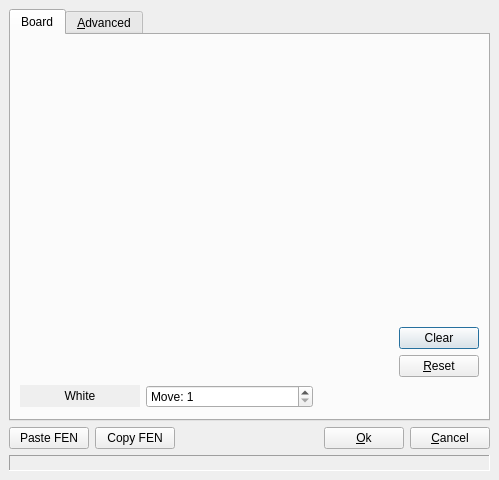
<?xml version="1.0" encoding="UTF-8"?>
<ui version="4.0">
 <class>BoardSetupDialog</class>
 <widget class="QDialog" name="BoardSetupDialog">
  <property name="geometry">
   <rect>
    <x>0</x>
    <y>0</y>
    <width>499</width>
    <height>480</height>
   </rect>
  </property>
  <property name="windowTitle">
   <string>Setup position</string>
  </property>
  <layout class="QGridLayout">
   <property name="margin">
    <number>9</number>
   </property>
   <property name="spacing">
    <number>6</number>
   </property>
   <item row="0" column="0">
    <widget class="QTabWidget" name="tabWidget">
     <property name="currentIndex">
      <number>0</number>
     </property>
     <widget class="QWidget" name="boardTab">
      <attribute name="title">
       <string>Board</string>
      </attribute>
      <layout class="QGridLayout">
       <property name="margin">
        <number>9</number>
       </property>
       <property name="spacing">
        <number>6</number>
       </property>
       <item row="0" column="1">
        <layout class="QVBoxLayout">
         <property name="spacing">
          <number>6</number>
         </property>
         <property name="margin">
          <number>0</number>
         </property>
         <item>
          <widget class="QWidget" name="buttonWidget" native="true"/>
         </item>
         <item>
          <spacer>
           <property name="orientation">
            <enum>Qt::Vertical</enum>
           </property>
           <property name="sizeType">
            <enum>QSizePolicy::Preferred</enum>
           </property>
           <property name="sizeHint" stdset="0">
            <size>
             <width>75</width>
             <height>161</height>
            </size>
           </property>
          </spacer>
         </item>
         <item>
          <widget class="QPushButton" name="clearButton">
           <property name="text">
            <string>Clear</string>
           </property>
          </widget>
         </item>
         <item>
          <widget class="QPushButton" name="resetButton">
           <property name="text">
            <string>&amp;Reset</string>
           </property>
          </widget>
         </item>
        </layout>
       </item>
       <item row="1" column="0" colspan="2">
        <layout class="QHBoxLayout">
         <property name="spacing">
          <number>6</number>
         </property>
         <property name="margin">
          <number>0</number>
         </property>
         <item>
          <widget class="QPushButton" name="toMoveButton">
           <property name="sizePolicy">
            <sizepolicy hsizetype="Fixed" vsizetype="Fixed">
             <horstretch>0</horstretch>
             <verstretch>0</verstretch>
            </sizepolicy>
           </property>
           <property name="minimumSize">
            <size>
             <width>120</width>
             <height>0</height>
            </size>
           </property>
           <property name="autoFillBackground">
            <bool>true</bool>
           </property>
           <property name="text">
            <string>White</string>
           </property>
           <property name="flat">
            <bool>true</bool>
           </property>
          </widget>
         </item>
         <item>
          <widget class="QSpinBox" name="moveSpin">
           <property name="sizePolicy">
            <sizepolicy hsizetype="MinimumExpanding" vsizetype="Fixed">
             <horstretch>0</horstretch>
             <verstretch>0</verstretch>
            </sizepolicy>
           </property>
           <property name="prefix">
            <string>Move: </string>
           </property>
           <property name="minimum">
            <number>1</number>
           </property>
           <property name="maximum">
            <number>300</number>
           </property>
           <property name="value">
            <number>1</number>
           </property>
          </widget>
         </item>
         <item>
          <spacer>
           <property name="orientation">
            <enum>Qt::Horizontal</enum>
           </property>
           <property name="sizeType">
            <enum>QSizePolicy::Expanding</enum>
           </property>
           <property name="sizeHint" stdset="0">
            <size>
             <width>61</width>
             <height>27</height>
            </size>
           </property>
          </spacer>
         </item>
        </layout>
       </item>
       <item row="0" column="0">
        <widget class="BoardView" name="boardView" native="true">
         <property name="sizePolicy">
          <sizepolicy hsizetype="MinimumExpanding" vsizetype="MinimumExpanding">
           <horstretch>0</horstretch>
           <verstretch>0</verstretch>
          </sizepolicy>
         </property>
        </widget>
       </item>
      </layout>
     </widget>
     <widget class="QWidget" name="advancedTab">
      <attribute name="title">
       <string>&amp;Advanced</string>
      </attribute>
      <layout class="QGridLayout">
       <property name="margin">
        <number>9</number>
       </property>
       <property name="spacing">
        <number>6</number>
       </property>
       <item row="2" column="1">
        <widget class="QSpinBox" name="halfmoveSpin">
         <property name="sizePolicy">
          <sizepolicy hsizetype="Fixed" vsizetype="Fixed">
           <horstretch>0</horstretch>
           <verstretch>0</verstretch>
          </sizepolicy>
         </property>
         <property name="prefix">
          <string>Ply: </string>
         </property>
         <property name="minimum">
          <number>0</number>
         </property>
         <property name="maximum">
          <number>100</number>
         </property>
         <property name="value">
          <number>0</number>
         </property>
        </widget>
       </item>
       <item row="2" column="2">
        <spacer>
         <property name="orientation">
          <enum>Qt::Horizontal</enum>
         </property>
         <property name="sizeHint" stdset="0">
          <size>
           <width>40</width>
           <height>20</height>
          </size>
         </property>
        </spacer>
       </item>
       <item row="1" column="2">
        <spacer>
         <property name="orientation">
          <enum>Qt::Horizontal</enum>
         </property>
         <property name="sizeHint" stdset="0">
          <size>
           <width>40</width>
           <height>20</height>
          </size>
         </property>
        </spacer>
       </item>
       <item row="1" column="0">
        <widget class="QLabel" name="label">
         <property name="text">
          <string>En passant file:</string>
         </property>
        </widget>
       </item>
       <item row="0" column="0" colspan="3">
        <widget class="QGroupBox" name="groupBox">
         <property name="title">
          <string>Castling rights</string>
         </property>
         <layout class="QGridLayout">
          <property name="margin">
           <number>9</number>
          </property>
          <property name="spacing">
           <number>6</number>
          </property>
          <item row="0" column="1">
           <widget class="QCheckBox" name="bkCastleCheck">
            <property name="text">
             <string>Black O-O</string>
            </property>
           </widget>
          </item>
          <item row="1" column="0">
           <widget class="QCheckBox" name="wqCastleCheck">
            <property name="text">
             <string>White O-O-O</string>
            </property>
           </widget>
          </item>
          <item row="0" column="0">
           <widget class="QCheckBox" name="wkCastleCheck">
            <property name="text">
             <string>White O-O</string>
            </property>
           </widget>
          </item>
          <item row="1" column="1">
           <widget class="QCheckBox" name="bqCastleCheck">
            <property name="text">
             <string>Black O-O-O</string>
            </property>
           </widget>
          </item>
         </layout>
        </widget>
       </item>
       <item row="1" column="1">
        <widget class="QComboBox" name="epCombo">
         <property name="currentIndex">
          <number>0</number>
         </property>
         <item>
          <property name="text">
           <string>-</string>
          </property>
         </item>
         <item>
          <property name="text">
           <string>a</string>
          </property>
         </item>
         <item>
          <property name="text">
           <string>b</string>
          </property>
         </item>
         <item>
          <property name="text">
           <string>c</string>
          </property>
         </item>
         <item>
          <property name="text">
           <string>d</string>
          </property>
         </item>
         <item>
          <property name="text">
           <string>e</string>
          </property>
         </item>
         <item>
          <property name="text">
           <string>f</string>
          </property>
         </item>
         <item>
          <property name="text">
           <string>g</string>
          </property>
         </item>
         <item>
          <property name="text">
           <string>h</string>
          </property>
         </item>
        </widget>
       </item>
       <item row="2" column="0">
        <widget class="QLabel" name="label_2">
         <property name="text">
          <string>Halfmove clock:</string>
         </property>
        </widget>
       </item>
       <item row="3" column="1">
        <spacer>
         <property name="orientation">
          <enum>Qt::Vertical</enum>
         </property>
         <property name="sizeHint" stdset="0">
          <size>
           <width>20</width>
           <height>40</height>
          </size>
         </property>
        </spacer>
       </item>
      </layout>
     </widget>
    </widget>
   </item>
   <item row="1" column="0">
    <layout class="QHBoxLayout">
     <property name="spacing">
      <number>6</number>
     </property>
     <property name="margin">
      <number>0</number>
     </property>
     <item>
      <widget class="QPushButton" name="pasteButton">
       <property name="text">
        <string>Paste FEN</string>
       </property>
      </widget>
     </item>
     <item>
      <widget class="QPushButton" name="copyButton">
       <property name="text">
        <string>Copy FEN</string>
       </property>
      </widget>
     </item>
     <item>
      <spacer>
       <property name="orientation">
        <enum>Qt::Horizontal</enum>
       </property>
       <property name="sizeType">
        <enum>QSizePolicy::Expanding</enum>
       </property>
       <property name="sizeHint" stdset="0">
        <size>
         <width>40</width>
         <height>20</height>
        </size>
       </property>
      </spacer>
     </item>
     <item>
      <widget class="QPushButton" name="okButton">
       <property name="text">
        <string>&amp;Ok</string>
       </property>
      </widget>
     </item>
     <item>
      <widget class="QPushButton" name="cancelButton">
       <property name="text">
        <string>&amp;Cancel</string>
       </property>
      </widget>
     </item>
    </layout>
   </item>
   <item row="2" column="0">
    <widget class="QLabel" name="fenLabel">
     <property name="minimumSize">
      <size>
       <width>400</width>
       <height>0</height>
      </size>
     </property>
     <property name="frameShape">
      <enum>QFrame::Panel</enum>
     </property>
     <property name="frameShadow">
      <enum>QFrame::Sunken</enum>
     </property>
     <property name="text">
      <string/>
     </property>
    </widget>
   </item>
  </layout>
 </widget>
 <layoutdefault spacing="6" margin="11"/>
 <customwidgets>
  <customwidget>
   <class>BoardView</class>
   <extends>QWidget</extends>
   <header>boardview.h</header>
  </customwidget>
 </customwidgets>
 <tabstops>
  <tabstop>wkCastleCheck</tabstop>
  <tabstop>bkCastleCheck</tabstop>
  <tabstop>wqCastleCheck</tabstop>
  <tabstop>bqCastleCheck</tabstop>
  <tabstop>halfmoveSpin</tabstop>
  <tabstop>clearButton</tabstop>
  <tabstop>resetButton</tabstop>
  <tabstop>toMoveButton</tabstop>
  <tabstop>moveSpin</tabstop>
  <tabstop>okButton</tabstop>
  <tabstop>cancelButton</tabstop>
  <tabstop>tabWidget</tabstop>
 </tabstops>
 <resources/>
 <connections/>
</ui>
